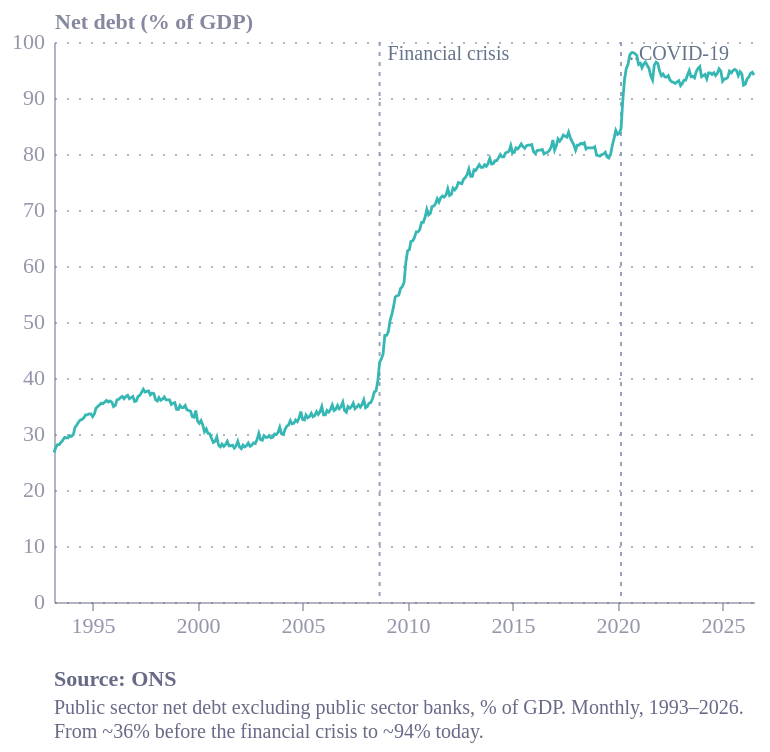

Write the Vega-Lite specification saved for this chart.
### Vega-Lite specification from a JSON file in a GitHub repository (floating-point values rounded to 4 significant figures; data arrays with more than 128 entries replaced by an {"elided": "..."} marker saying what was removed)
{"config": {"font": "Circular Std", "text": {"color": "#676A86", "align": "left", "baseline": "middle", "dx": 7, "dy": 0, "fontSize": 11}, "view": {"stroke": "transparent", "continuousWidth": 400, "continuousHeight": 300, "discreteWidth": 400, "discreteHeight": 300, "fill": "transparent"}, "range": {"category": ["#36B7B4", "#E6224B", "#F4C245", "#0063AF", "#00A767", "#179FDB", "#EB5C2E"], "diverging": ["#E6224B", "#E54753", "#C9C9C9", "#179FDB", "#122B39"], "heatmap": ["#C9C9C9", "#179FDB", "#0063AF", "#122B39"], "ordinal": ["#00A767", "#36B7B4", "#179FDB", "#0063AF", "#243B5A"]}, "bar": {"color": "#179fdb"}, "line": {"color": "#e6224b"}, "rule": {"color": "#676A86"}, "area": {"opacity": 0.3}, "point": {"filled": true, "size": 80, "color": "#e6224b", "opacity": 0.95}, "geoshape": {"stroke": "white", "strokeWidth": 0.3}, "rect": {"fill": "#d6d4d4", "opacity": 0.3}, "axis": {"labelColor": "#676A86", "labelFontSize": 11, "labelFont": "Circular Std", "labelOpacity": 0.7, "tickColor": "#676A86", "tickOpacity": 0.5, "domainColor": "#676A86", "domainOpacity": 0.5, "gridColor": "#676A86", "gridDash": [2, 2], "gridOpacity": 0.5, "title": null, "titleColor": "#676A86", "titleOpacity": 0.8, "tickSize": 4}, "axisXDiscrete": {"grid": false, "labelAngle": 0, "tickCount": 10, "tickOpacity": 0.5, "title": null}, "axisYDiscrete": {"ticks": false, "labelPadding": 5}, "axisXTemporal": {"grid": false, "ticks": true}, "axisXQuantitative": {"grid": true}, "axisYQuantitative": {"gridColor": "#676A86", "gridDash": [1, 5], "gridOpacity": 0.5, "ticks": false, "labelPadding": 5, "tickCount": 8, "titleAngle": 0, "titleAlign": "left", "titleBaseline": "bottom", "titleX": 0, "titleY": -5}, "title": {"color": "#676A86E6", "subtitleColor": "#676A86", "font": "Circular Std", "subtitleFont": "Circular Std", "anchor": "start", "fontSize": 14, "subtitleFontSize": 12, "subtitlePadding": 4, "offset": 0, "frame": "group"}, "legend": {"titleColor": "#122b39", "title": null, "labelColor": "#122b39", "labelFontSize": 11}, "background": "white"}, "layer": [{"mark": {"type": "rule", "color": "#94a3b8", "strokeDash": [2, 3], "strokeWidth": 1}, "encoding": {"x": {"field": "date", "type": "temporal"}}}, {"mark": {"type": "text", "align": "left", "color": "#64748b", "dx": 4, "dy": -4, "fontSize": 10}, "encoding": {"text": {"field": "label", "type": "nominal"}, "x": {"field": "date", "type": "temporal"}, "y": {"value": 10}}}, {"data": {"name": "data-5c555bb43836bead2811dc8d777c381e"}, "mark": {"type": "line", "strokeWidth": 1.4}, "encoding": {"color": {"field": "series", "legend": null, "type": "nominal"}, "x": {"axis": {"format": "%Y", "tickCount": 8}, "field": "date", "title": null, "type": "temporal"}, "y": {"field": "value", "scale": {"domain": [0, 100]}, "title": "Net debt (% of GDP)", "type": "quantitative"}}}], "data": {"name": "data-d24b42e3b53f1bddbd0232428b8016b6"}, "height": 280, "title": {"text": "Source: ONS", "anchor": "start", "color": "#676A86", "dy": 12, "fontSize": 11, "orient": "bottom", "subtitle": ["Public sector net debt excluding public sector banks, % of GDP. Monthly, 1993–2026.", "From ~36% before the financial crisis to ~94% today."], "subtitleColor": "#676A86", "subtitleFontSize": 10}, "width": 350, "$schema": "https://vega.github.io/schema/vega-lite/v6.4.1.json", "datasets": {"data-d24b42e3b53f1bddbd0232428b8016b6": [{"date": "2008-09-01T00:00:00", "label": "Financial crisis"}, {"date": "2020-03-01T00:00:00", "label": "..COVID-19"}], "data-5c555bb43836bead2811dc8d777c381e": {"elided": "401 records"}}}
